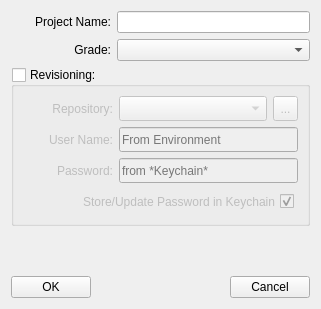
<?xml version="1.0" encoding="UTF-8"?>
<ui version="4.0">
 <class>NewProjectDialog</class>
 <widget class="QDialog" name="NewProjectDialog">
  <property name="geometry">
   <rect>
    <x>0</x>
    <y>0</y>
    <width>321</width>
    <height>309</height>
   </rect>
  </property>
  <property name="sizePolicy">
   <sizepolicy hsizetype="Preferred" vsizetype="Fixed">
    <horstretch>0</horstretch>
    <verstretch>0</verstretch>
   </sizepolicy>
  </property>
  <property name="minimumSize">
   <size>
    <width>321</width>
    <height>309</height>
   </size>
  </property>
  <property name="maximumSize">
   <size>
    <width>16777215</width>
    <height>500</height>
   </size>
  </property>
  <property name="windowTitle">
   <string>Dialog</string>
  </property>
  <layout class="QVBoxLayout" name="verticalLayout_2">
   <item>
    <layout class="QHBoxLayout" name="horizontalLayout">
     <item>
      <widget class="QLabel" name="NewProjectLabel">
       <property name="sizePolicy">
        <sizepolicy hsizetype="Fixed" vsizetype="Fixed">
         <horstretch>0</horstretch>
         <verstretch>0</verstretch>
        </sizepolicy>
       </property>
       <property name="minimumSize">
        <size>
         <width>100</width>
         <height>22</height>
        </size>
       </property>
       <property name="maximumSize">
        <size>
         <width>100</width>
         <height>22</height>
        </size>
       </property>
       <property name="text">
        <string>Project Name:</string>
       </property>
       <property name="alignment">
        <set>Qt::AlignRight|Qt::AlignTrailing|Qt::AlignVCenter</set>
       </property>
      </widget>
     </item>
     <item>
      <widget class="QLineEdit" name="ProjectName">
       <property name="minimumSize">
        <size>
         <width>150</width>
         <height>22</height>
        </size>
       </property>
       <property name="maximumSize">
        <size>
         <width>16777215</width>
         <height>22</height>
        </size>
       </property>
       <property name="text">
        <string/>
       </property>
      </widget>
     </item>
    </layout>
   </item>
   <item>
    <layout class="QHBoxLayout" name="horizontalLayout_4">
     <item>
      <widget class="QLabel" name="label_4">
       <property name="sizePolicy">
        <sizepolicy hsizetype="Fixed" vsizetype="Fixed">
         <horstretch>0</horstretch>
         <verstretch>0</verstretch>
        </sizepolicy>
       </property>
       <property name="minimumSize">
        <size>
         <width>100</width>
         <height>22</height>
        </size>
       </property>
       <property name="maximumSize">
        <size>
         <width>100</width>
         <height>22</height>
        </size>
       </property>
       <property name="text">
        <string>Grade:</string>
       </property>
       <property name="alignment">
        <set>Qt::AlignRight|Qt::AlignTrailing|Qt::AlignVCenter</set>
       </property>
      </widget>
     </item>
     <item>
      <widget class="QComboBox" name="projectQuality">
       <property name="sizePolicy">
        <sizepolicy hsizetype="MinimumExpanding" vsizetype="Fixed">
         <horstretch>0</horstretch>
         <verstretch>0</verstretch>
        </sizepolicy>
       </property>
       <property name="minimumSize">
        <size>
         <width>150</width>
         <height>22</height>
        </size>
       </property>
       <property name="maximumSize">
        <size>
         <width>16777215</width>
         <height>22</height>
        </size>
       </property>
       <property name="toolTip">
        <string>Indicate Base Grade of the project</string>
       </property>
       <item>
        <property name="text">
         <string/>
        </property>
       </item>
       <item>
        <property name="text">
         <string>Commercial</string>
        </property>
       </item>
       <item>
        <property name="text">
         <string>Industrial</string>
        </property>
       </item>
       <item>
        <property name="text">
         <string>Automotive</string>
        </property>
       </item>
       <item>
        <property name="text">
         <string>Medical</string>
        </property>
       </item>
       <item>
        <property name="text">
         <string>Military</string>
        </property>
       </item>
      </widget>
     </item>
    </layout>
   </item>
   <item>
    <widget class="QGroupBox" name="revisioning">
     <property name="sizePolicy">
      <sizepolicy hsizetype="Preferred" vsizetype="Minimum">
       <horstretch>0</horstretch>
       <verstretch>0</verstretch>
      </sizepolicy>
     </property>
     <property name="title">
      <string>Revisioning:</string>
     </property>
     <property name="checkable">
      <bool>true</bool>
     </property>
     <property name="checked">
      <bool>false</bool>
     </property>
     <layout class="QVBoxLayout" name="verticalLayout">
      <item>
       <layout class="QHBoxLayout" name="horizontalLayout_7">
        <item>
         <widget class="QLabel" name="label_2">
          <property name="sizePolicy">
           <sizepolicy hsizetype="Fixed" vsizetype="Fixed">
            <horstretch>0</horstretch>
            <verstretch>0</verstretch>
           </sizepolicy>
          </property>
          <property name="minimumSize">
           <size>
            <width>90</width>
            <height>25</height>
           </size>
          </property>
          <property name="maximumSize">
           <size>
            <width>90</width>
            <height>25</height>
           </size>
          </property>
          <property name="text">
           <string>Repository:</string>
          </property>
          <property name="alignment">
           <set>Qt::AlignRight|Qt::AlignTrailing|Qt::AlignVCenter</set>
          </property>
         </widget>
        </item>
        <item>
         <widget class="QComboBox" name="repository">
          <property name="minimumSize">
           <size>
            <width>0</width>
            <height>25</height>
           </size>
          </property>
          <property name="maximumSize">
           <size>
            <width>16777215</width>
            <height>25</height>
           </size>
          </property>
          <item>
           <property name="text">
            <string/>
           </property>
          </item>
          <item>
           <property name="text">
            <string>GitHub.com</string>
           </property>
          </item>
          <item>
           <property name="text">
            <string>Micronas.com</string>
           </property>
          </item>
          <item>
           <property name="text">
            <string>InvenSense.com</string>
           </property>
          </item>
          <item>
           <property name="text">
            <string>ICSense.com</string>
           </property>
          </item>
          <item>
           <property name="text">
            <string>TDK.com</string>
           </property>
          </item>
         </widget>
        </item>
        <item>
         <widget class="QToolButton" name="browseRepository">
          <property name="minimumSize">
           <size>
            <width>25</width>
            <height>25</height>
           </size>
          </property>
          <property name="maximumSize">
           <size>
            <width>25</width>
            <height>25</height>
           </size>
          </property>
          <property name="statusTip">
           <string>Browse This Repository with your browser</string>
          </property>
          <property name="text">
           <string>...</string>
          </property>
          <property name="iconSize">
           <size>
            <width>24</width>
            <height>24</height>
           </size>
          </property>
         </widget>
        </item>
       </layout>
      </item>
      <item>
       <layout class="QHBoxLayout" name="horizontalLayout_6">
        <item>
         <widget class="QLabel" name="label_3">
          <property name="sizePolicy">
           <sizepolicy hsizetype="Fixed" vsizetype="Fixed">
            <horstretch>0</horstretch>
            <verstretch>0</verstretch>
           </sizepolicy>
          </property>
          <property name="minimumSize">
           <size>
            <width>90</width>
            <height>25</height>
           </size>
          </property>
          <property name="maximumSize">
           <size>
            <width>90</width>
            <height>25</height>
           </size>
          </property>
          <property name="text">
           <string>User Name:</string>
          </property>
          <property name="alignment">
           <set>Qt::AlignRight|Qt::AlignTrailing|Qt::AlignVCenter</set>
          </property>
         </widget>
        </item>
        <item>
         <widget class="QLineEdit" name="userName">
          <property name="minimumSize">
           <size>
            <width>0</width>
            <height>25</height>
           </size>
          </property>
          <property name="maximumSize">
           <size>
            <width>16777215</width>
            <height>25</height>
           </size>
          </property>
          <property name="placeholderText">
           <string>From Environment</string>
          </property>
          <property name="clearButtonEnabled">
           <bool>true</bool>
          </property>
         </widget>
        </item>
       </layout>
      </item>
      <item>
       <layout class="QHBoxLayout" name="horizontalLayout_5">
        <item>
         <widget class="QLabel" name="label_5">
          <property name="sizePolicy">
           <sizepolicy hsizetype="Fixed" vsizetype="Fixed">
            <horstretch>0</horstretch>
            <verstretch>0</verstretch>
           </sizepolicy>
          </property>
          <property name="minimumSize">
           <size>
            <width>90</width>
            <height>25</height>
           </size>
          </property>
          <property name="maximumSize">
           <size>
            <width>90</width>
            <height>25</height>
           </size>
          </property>
          <property name="text">
           <string>Password:</string>
          </property>
          <property name="alignment">
           <set>Qt::AlignRight|Qt::AlignTrailing|Qt::AlignVCenter</set>
          </property>
         </widget>
        </item>
        <item>
         <widget class="QLineEdit" name="password">
          <property name="minimumSize">
           <size>
            <width>0</width>
            <height>25</height>
           </size>
          </property>
          <property name="maximumSize">
           <size>
            <width>16777215</width>
            <height>25</height>
           </size>
          </property>
          <property name="placeholderText">
           <string>from *Keychain*</string>
          </property>
          <property name="clearButtonEnabled">
           <bool>true</bool>
          </property>
         </widget>
        </item>
       </layout>
      </item>
      <item>
       <layout class="QHBoxLayout" name="horizontalLayout_3">
        <item>
         <widget class="QCheckBox" name="keychain">
          <property name="sizePolicy">
           <sizepolicy hsizetype="Fixed" vsizetype="Fixed">
            <horstretch>0</horstretch>
            <verstretch>0</verstretch>
           </sizepolicy>
          </property>
          <property name="minimumSize">
           <size>
            <width>271</width>
            <height>25</height>
           </size>
          </property>
          <property name="maximumSize">
           <size>
            <width>271</width>
            <height>25</height>
           </size>
          </property>
          <property name="layoutDirection">
           <enum>Qt::RightToLeft</enum>
          </property>
          <property name="text">
           <string>Store/Update Password in Keychain</string>
          </property>
          <property name="checked">
           <bool>true</bool>
          </property>
         </widget>
        </item>
        <item>
         <spacer name="horizontalSpacer_2">
          <property name="orientation">
           <enum>Qt::Horizontal</enum>
          </property>
          <property name="sizeHint" stdset="0">
           <size>
            <width>40</width>
            <height>20</height>
           </size>
          </property>
         </spacer>
        </item>
       </layout>
      </item>
     </layout>
    </widget>
   </item>
   <item>
    <widget class="QLabel" name="Feedback">
     <property name="minimumSize">
      <size>
       <width>200</width>
       <height>22</height>
      </size>
     </property>
     <property name="text">
      <string/>
     </property>
     <property name="alignment">
      <set>Qt::AlignCenter</set>
     </property>
    </widget>
   </item>
   <item>
    <layout class="QHBoxLayout" name="horizontalLayout_2">
     <item>
      <widget class="QPushButton" name="OKButton">
       <property name="text">
        <string>OK</string>
       </property>
       <property name="autoDefault">
        <bool>false</bool>
       </property>
      </widget>
     </item>
     <item>
      <spacer name="horizontalSpacer">
       <property name="orientation">
        <enum>Qt::Horizontal</enum>
       </property>
       <property name="sizeHint" stdset="0">
        <size>
         <width>40</width>
         <height>20</height>
        </size>
       </property>
      </spacer>
     </item>
     <item>
      <widget class="QPushButton" name="CancelButton">
       <property name="text">
        <string>Cancel</string>
       </property>
       <property name="autoDefault">
        <bool>false</bool>
       </property>
      </widget>
     </item>
    </layout>
   </item>
  </layout>
 </widget>
 <resources/>
 <connections/>
</ui>
